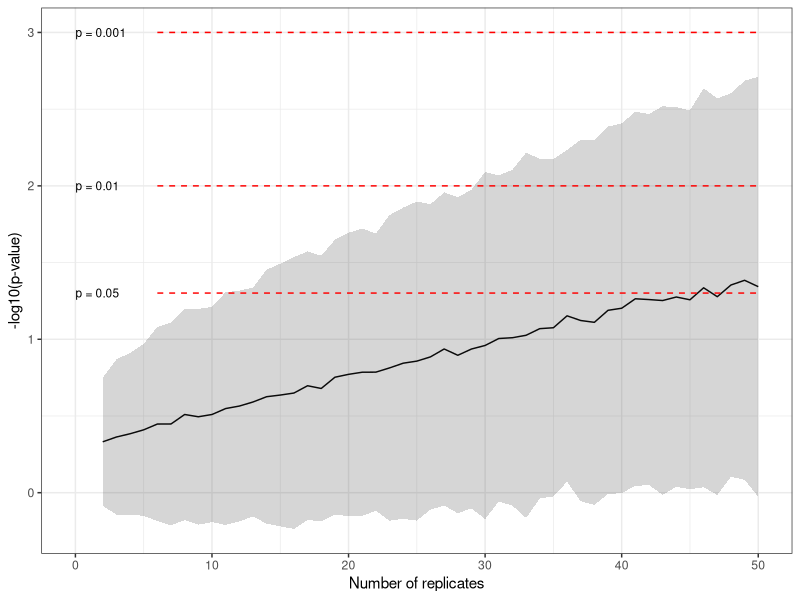

Here is the R script that generated this plot:
library(ggplot2)

ctrl.mean <- 1
ctrl.sd <- 0.1
treated.mean <- 1.1
treated.sd <- 0.22

# Function that repeats t-test a number of times (rpt) with given sample size, means and sds.
# Returns a list of p-values from the test

tsim <- function(rpt, n, mean1, sd1, mean2, sd2) {
  pvals <- NULL
  pvals <- replicate(rpt, t.test(rnorm(n,mean1,sd1), y = rnorm(n,mean2,sd2))$p.value)

  return(pvals)
}

# Iterate through sample sizes and run the tsim function
# Returns data frame with list of mean p-values at a given sample size

n_range <- 2:50
res <- NULL

for (i in n_range) {
  sim <- tsim(1000, i, ctrl.mean, ctrl.sd, treated.mean, treated.sd)
  res <- rbind(res, cbind(i, mean(sim), sd(log10(sim))))
}

res <- as.data.frame(res)

# Plot the result

ggplot(res, aes(x=i, y=-log10(V2))) +
  geom_line() +
  geom_ribbon(aes(ymin=-log10(V2)-V3, ymax=-log10(V2)+V3), alpha = 0.2) +
  annotate("segment", x = 6, xend = max(n_range), y = -log10(0.05), yend = -log10(0.05), colour = "red", linetype = "dashed") +
  annotate("text",  x = 0, y=-log10(0.05), label= "p = 0.05", hjust=0, size=3) +
  annotate("segment", x = 6, xend = max(n_range), y = -log10(0.01), yend = -log10(0.01), colour = "red", linetype = "dashed") +
  annotate("text",  x = 0, y=-log10(0.01), label= "p = 0.01", hjust=0, size=3) +
  annotate("segment", x = 6, xend = max(n_range), y = -log10(0.001), yend = -log10(0.001), colour = "red", linetype = "dashed") +
  annotate("text",  x = 0, y=-log10(0.001), label= "p = 0.001", hjust=0, size=3) +
  xlab("Number of replicates") +
  ylab("-log10(p-value)") +
  theme_bw()